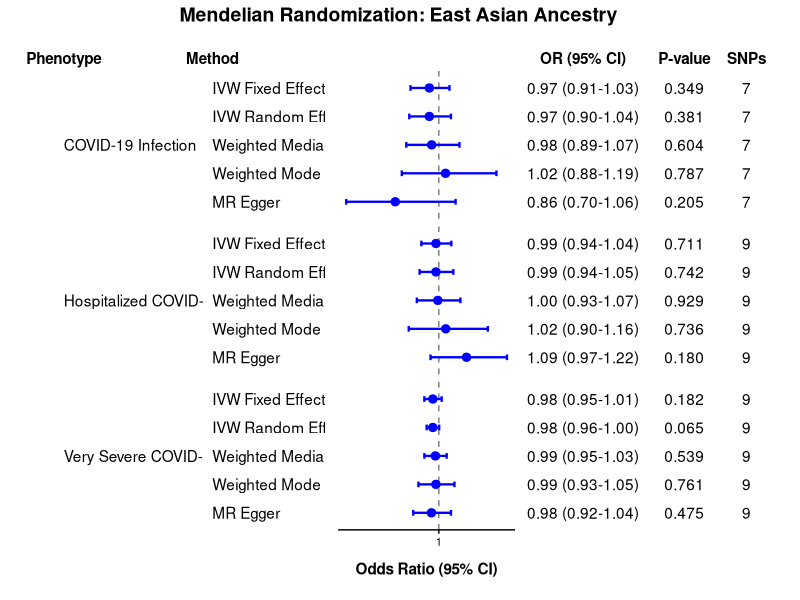

Write the R code that produced this figure.
library(ggplot2)
library(dplyr)
library(patchwork)

data_ea <- data.frame(
  Phenotype = factor(rep(c("COVID-19 Infection", "Hospitalized COVID-19", "Very Severe COVID-19"), each = 5),
                     levels = c("COVID-19 Infection", "Hospitalized COVID-19", "Very Severe COVID-19")),
  
  Method = factor(rep(c("MR Egger", "Weighted Median", "IVW Fixed Effects", "IVW Random Effects", "Weighted Mode"), 3),
                  levels = rev(c("IVW Fixed Effects", "IVW Random Effects", "Weighted Median", "Weighted Mode", "MR Egger"))),
  
  OR = c(
    # COVID-19 Infection (C2) — 7 SNPs
    0.8569, 0.9766, 0.9689, 0.9689, 1.0221,
    # Hospitalized COVID-19 (B2) — 9 SNPs
    1.0911, 0.9967, 0.9906, 0.9906, 1.0229,
    # Very Severe COVID-19 (A2) — 9 SNPs
    0.9758, 0.9885, 0.9804, 0.9804, 0.9905
  ),
  
  CI_lower = c(
    # COVID-19 Infection (C2)
    0.6958, 0.8932, 0.9070, 0.9029, 0.8784,
    # Hospitalized COVID-19 (B2)
    0.9727, 0.9277, 0.9426, 0.9368, 0.9011,
    # Very Severe COVID-19 (A2)
    0.9159, 0.9525, 0.9524, 0.9601, 0.9331
  ),
  
  CI_upper = c(
    # COVID-19 Infection (C2)
    1.0551, 1.0678, 1.0350, 1.0398, 1.1893,
    # Hospitalized COVID-19 (B2)
    1.2239, 1.0709, 1.0411, 1.0476, 1.1610,
    # Very Severe COVID-19 (A2)
    1.0398, 1.0258, 1.0093, 1.0012, 1.0513
  ),
  
  p_val = c(
    # COVID-19 Infection (C2)
    0.2055, 0.6039, 0.3486, 0.3805, 0.7867,
    # Hospitalized COVID-19 (B2)
    0.1805, 0.9288, 0.7108, 0.7416, 0.7358,
    # Very Severe COVID-19 (A2)
    0.4747, 0.5395, 0.1823, 0.0647, 0.7609
  ),
  
  SNPs = c(
    rep(7, 5),   # COVID-19 Infection
    rep(9, 5),   # Hospitalized COVID-19
    rep(9, 5)    # Very Severe COVID-19
  )
)

table_data <- data_ea %>%
  mutate(
    OR_CI = sprintf("%.2f (%.2f-%.2f)", OR, CI_lower, CI_upper),
    P = sprintf("%.3f", p_val)
  )

# Calculate middle position for centered Phenotype labels
pheno_labels <- table_data %>%
  group_by(Phenotype) %>%
  summarize(MidPoint = levels(Method)[3])

shared_theme <- theme_minimal() +
  theme(
    text = element_text(color = "black", face = "plain"),
    axis.text = element_text(color = "black", face = "plain"),
    panel.grid = element_blank(),
    strip.text = element_blank(),
    plot.margin = margin(t = 10, r = 2, b = 10, l = 2)
  )

# Column 1: Phenotype
p_pheno <- ggplot(table_data, aes(y = Method)) +
  geom_text(data = pheno_labels, aes(y = MidPoint, x = 0.25, label = Phenotype), hjust = 0) +
  facet_grid(Phenotype ~ ., scales = "free_y", space = "free_y") +
  scale_x_continuous(limits = c(0, 1), breaks = 0.25, labels = "Phenotype", position = "top") +
  labs(x = NULL, y = NULL) +
  shared_theme +
  theme(axis.text.x = element_text(face = "bold", size = 11),
        axis.text.y = element_blank(),
        plot.margin = margin(t = 10, r = 0, b = 10, l = 0))

# Column 2: Method
p_method <- ggplot(table_data, aes(y = Method)) +
  geom_text(aes(x = 0, label = as.character(Method)), hjust = 0) +
  facet_grid(Phenotype ~ ., scales = "free_y", space = "free_y") +
  scale_x_continuous(limits = c(0, 1), breaks = 0, labels = "Method", position = "top") +
  labs(x = NULL, y = NULL) +
  shared_theme +
  theme(axis.text.x = element_text(face = "bold", size = 11),
        axis.text.y = element_blank(),
        plot.margin = margin(t = 10, r = 5, b = 10, l = 0))

# Column 3: Forest Plot
p_forest <- ggplot(table_data, aes(x = OR, y = Method)) +
  geom_vline(xintercept = 1, linetype = "dashed", color = "grey50") +
  geom_errorbarh(aes(xmin = CI_lower, xmax = CI_upper, color = Phenotype), height = 0.2, linewidth = 0.8) +
  geom_point(aes(color = Phenotype), size = 2.5) +
  facet_grid(Phenotype ~ ., scales = "free_y", space = "free_y") +
  scale_color_manual(values = c("COVID-19 Infection" = "blue",
                                "Hospitalized COVID-19" = "blue",
                                "Very Severe COVID-19" = "blue")) +
  scale_x_continuous(position = "bottom", breaks = seq(0.5, 2.5, by = 0.5)) +
  labs(x = "Odds Ratio (95% CI)", y = NULL) +
  shared_theme +
  theme(
    axis.text.y = element_blank(),
    axis.text.x = element_text(size = 8),
    axis.ticks.x = element_line(color = "black"),
    axis.line.x = element_line(color = "black"),
    axis.title.x = element_text(face = "bold", size = 11, margin = margin(t = 10)),
    legend.position = "none"
  )

# Column 4: Stats Table
p_table <- ggplot(table_data, aes(y = Method)) +
  geom_text(aes(x = 0, label = OR_CI), hjust = 0.5) +
  geom_text(aes(x = 1.3, label = P), hjust = 0.5) +
  geom_text(aes(x = 2.1, label = SNPs), hjust = 0.5) +
  facet_grid(Phenotype ~ ., scales = "free_y", space = "free_y") +
  scale_x_continuous(breaks = c(0, 1.3, 2.1),
                     labels = c("OR (95% CI)", "P-value", "SNPs"),
                     limits = c(-0.6, 2.5), position = "top") +
  labs(x = NULL, y = NULL) +
  shared_theme +
  theme(axis.text.y = element_blank(),
        axis.text.x = element_text(face = "bold", size = 11))

# Final Assembly
final_figure <- p_pheno + p_method + p_forest + p_table +
  plot_layout(widths = c(1.3, 0.8, 1.2, 1.8)) +
  plot_annotation(
    title = "Mendelian Randomization: East Asian Ancestry",
    theme = theme(plot.title = element_text(size = 14, face = "bold", hjust = 0.5))
  )

print(final_figure)
